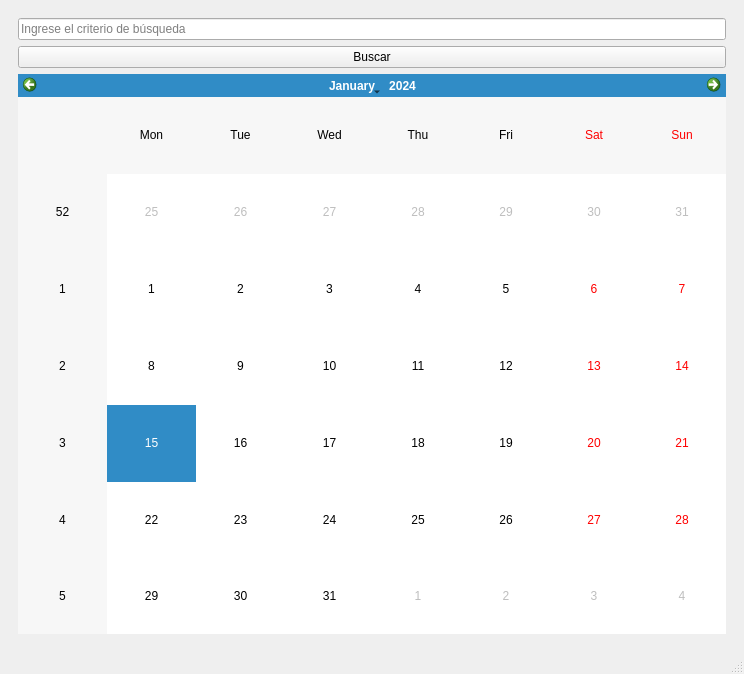
<?xml version="1.0" encoding="UTF-8"?>
<ui version="4.0">
 <class>MainWindow</class>
 <widget class="QMainWindow" name="MainWindow">
  <property name="geometry">
   <rect>
    <x>0</x>
    <y>0</y>
    <width>744</width>
    <height>674</height>
   </rect>
  </property>
  <property name="windowTitle">
   <string>MainWindow</string>
  </property>
  <widget class="QWidget" name="centralwidget">
   <layout class="QVBoxLayout" name="verticalLayout">
    <item>
     <widget class="QWidget" name="widget" native="true">
      <layout class="QVBoxLayout" name="verticalLayout_2">
       <item>
        <widget class="QLineEdit" name="lineEditSearch">
         <property name="placeholderText">
          <string>Ingrese el criterio de búsqueda</string>
         </property>
        </widget>
       </item>
       <item>
        <widget class="QPushButton" name="pushButtonSearch">
         <property name="text">
          <string>Buscar</string>
         </property>
        </widget>
       </item>
       <item>
        <widget class="QCalendarWidget" name="calendarWidget">
         <property name="styleSheet">
          <string notr="true">
QCalendarWidget {
    background-color: #FFFFFF;
    color: #212121; /* Texto oscuro por defecto */
    border: 1px solid #E0E0E0; /* Borde general muy claro */
    font-family: &quot;Segoe UI&quot;, Arial, sans-serif; /* O tu fuente preferida */
}

/* --- Barra de Navegación --- */
QCalendarWidget QWidget#qt_calendar_navigationbar {
    background-color: #8BC34A; /* Verde Lima */
    min-height: 45px;
    padding: 5px 8px; /* Espaciado interno */
}

/* === Navegación: Controles Actualizados === */

/* --- 1. Botones de Flecha (Chevron Minimalista) --- */
QCalendarWidget QToolButton#qt_calendar_prevmonth,
QCalendarWidget QToolButton#qt_calendar_nextmonth {
    background-color: transparent;
    border: none;
    color: #FFFFFF; /* Color del carácter (blanco) */
    font-size: 18pt; /* Tamaño del carácter */
    qproperty-text: &quot;&quot;; /* Limpiar por si acaso */
    padding: 6px 10px; /* Espaciado interno */
    margin: 0 3px; /* Margen externo */
    border-radius: 4px; /* Esquinas redondeadas */
}
QCalendarWidget QToolButton#qt_calendar_prevmonth {
    qproperty-text: &quot;\u2039&quot;; /* Carácter: ‹ */
}
QCalendarWidget QToolButton#qt_calendar_nextmonth {
    qproperty-text: &quot;\u203A&quot;; /* Carácter: › */
}

/* --- 2. Botón de Mes (Sin flecha indicadora) --- */
QCalendarWidget QToolButton#qt_calendar_monthbutton {
    background-color: transparent;
    border: none;
    color: #FFFFFF; /* Texto Blanco */
    font-size: 11pt;
    font-weight: bold;
    padding: 5px 15px; /* Espaciado */
    margin: 0 5px; /* Margen entre mes y año */
    border-radius: 4px;
    text-align: center;
}
/* Ocultar el indicador de menú desplegable predeterminado */
QCalendarWidget QToolButton#qt_calendar_monthbutton::menu-indicator {
    image: none; /* Intenta quitar la flecha */
    width: 0px; /* Asegura que no ocupe espacio */
}

/* --- 3. SpinBox de Año (Botones estilizados) --- */
QCalendarWidget QSpinBox {
    background-color: transparent; /* Fondo transparente */
    color: #FFFFFF; /* Texto Blanco */
    border: none; /* Sin borde alrededor del texto */
    font-size: 11pt;
    font-weight: bold;
    padding: 5px; /* Espaciado para el texto */
    min-width: 70px; /* Ancho mínimo */
    /* Estilo de selección DENTRO del SpinBox */
    selection-background-color: rgba(255, 255, 255, 0.4);
    selection-color: #000000; /* Texto negro al seleccionar */
}
/* Estilo de los botones de subir/bajar del SpinBox */
QCalendarWidget QSpinBox::up-button,
QCalendarWidget QSpinBox::down-button {
    background-color: rgba(255, 255, 255, 0.1); /* Fondo muy sutil */
    border: none; /* Sin borde */
    width: 22px; /* Ancho del botón */
    border-radius: 4px; /* Esquinas redondeadas */
    margin: 1px 2px 1px 0; /* Margen (Arriba Derecha Abajo Izquierda) */
}
QCalendarWidget QSpinBox::up-button {
     subcontrol-origin: padding; /* Posición relativa al padding */
     subcontrol-position: top right; /* Arriba a la derecha */
}
QCalendarWidget QSpinBox::down-button {
     subcontrol-origin: padding;
     subcontrol-position: bottom right; /* Abajo a la derecha */
}
/* Ocultar las flechas gráficas predeterminadas */
QCalendarWidget QSpinBox::up-arrow,
QCalendarWidget QSpinBox::down-arrow {
     border: none;
     width: 0px;
     height: 0px;
     background: transparent;
     /* El estilo se aplica al botón (::up-button, ::down-button) */
}

/* --- Hover/Pressed para TODOS los botones en la barra --- */
/* Aplica a flechas, mes, año (si es botón) y botones del spinbox */
QCalendarWidget QWidget#qt_calendar_navigationbar QToolButton:hover,
QCalendarWidget QSpinBox::up-button:hover,
QCalendarWidget QSpinBox::down-button:hover {
    background-color: rgba(255, 255, 255, 0.25); /* Overlay blanco en hover */
}
QCalendarWidget QWidget#qt_calendar_navigationbar QToolButton:pressed,
QCalendarWidget QSpinBox::up-button:pressed,
QCalendarWidget QSpinBox::down-button:pressed {
    background-color: rgba(255, 255, 255, 0.35); /* Overlay más fuerte al presionar */
}


/* === Resto del Estilo del Calendario (Sin cambios respecto al anterior) === */

/* --- Vista de Tabla del Calendario --- */
QCalendarWidget QTableView {
    background-color: #FFFFFF;
    border: none;
    gridline-color: #E0E0E0; /* Líneas sutiles */
    selection-background-color: #1565C0; /* Azul Fuerte para selección */
    selection-color: #FFFFFF; /* Texto blanco en selección */
}
/* --- Celdas de Fecha --- */
QCalendarWidget QTableView::item {
    padding: 8px;
    text-align: center;
    border: 1px solid #F5F5F5; /* Borde muy sutil */
    border-radius: 4px; /* Esquinas redondeadas */
    color: #212121; /* Texto oscuro */
}
/* --- Hover sobre Fechas --- */
QCalendarWidget QTableView::item:hover {
    background-color: #F5F5F5; /* Gris claro */
    color: #000000;
    border: 1px solid #E0E0E0;
}
/* --- Fecha Seleccionada --- */
QCalendarWidget QTableView::item:selected {
    background-color: #1565C0; /* Azul Fuerte */
    color: #FFFFFF;
    font-weight: bold;
    border: 1px solid #0D47A1; /* Borde azul oscuro */
    border-radius: 4px;
}
/* --- Barra de Días de la Semana --- */
QCalendarWidget QWidget#qt_calendar_weekdaybar {
    background-color: #8BC34A; /* Verde Lima */
    color: #FFFFFF; /* Texto Blanco */
    font-size: 9pt;
    font-weight: bold;
    text-transform: uppercase; /* Mayúsculas */
    padding: 10px 0;
    border-bottom: 1px solid #7CB342; /* Línea inferior verde oscuro */
}
/* --- Fechas Deshabilitadas --- */
QCalendarWidget QAbstractItemView:disabled {
    color: #BDBDBD; /* Gris claro */
    selection-background-color: transparent;
    selection-color: #BDBDBD;
}
</string>
         </property>
        </widget>
       </item>
      </layout>
     </widget>
    </item>
   </layout>
  </widget>
  <widget class="QMenuBar" name="menubar">
   <property name="geometry">
    <rect>
     <x>0</x>
     <y>0</y>
     <width>744</width>
     <height>22</height>
    </rect>
   </property>
  </widget>
  <widget class="QStatusBar" name="statusbar"/>
 </widget>
 <resources/>
 <connections/>
</ui>
